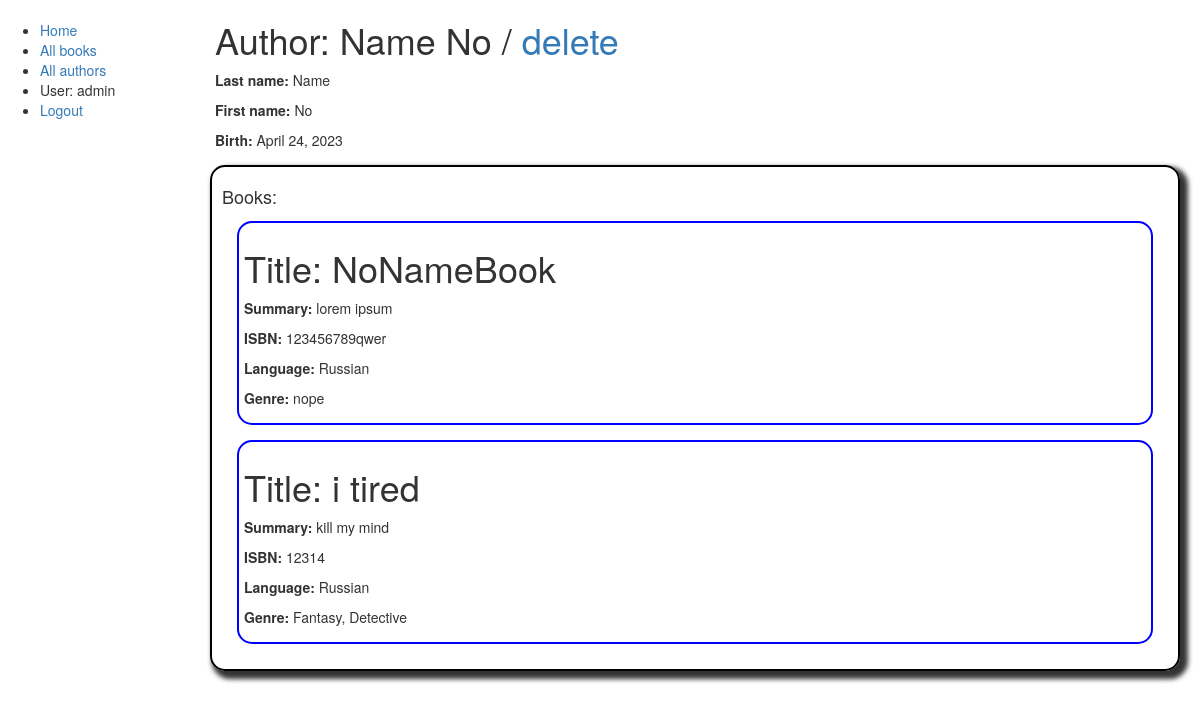
Before: /catalog/author/1 (signed in) with the older database file.
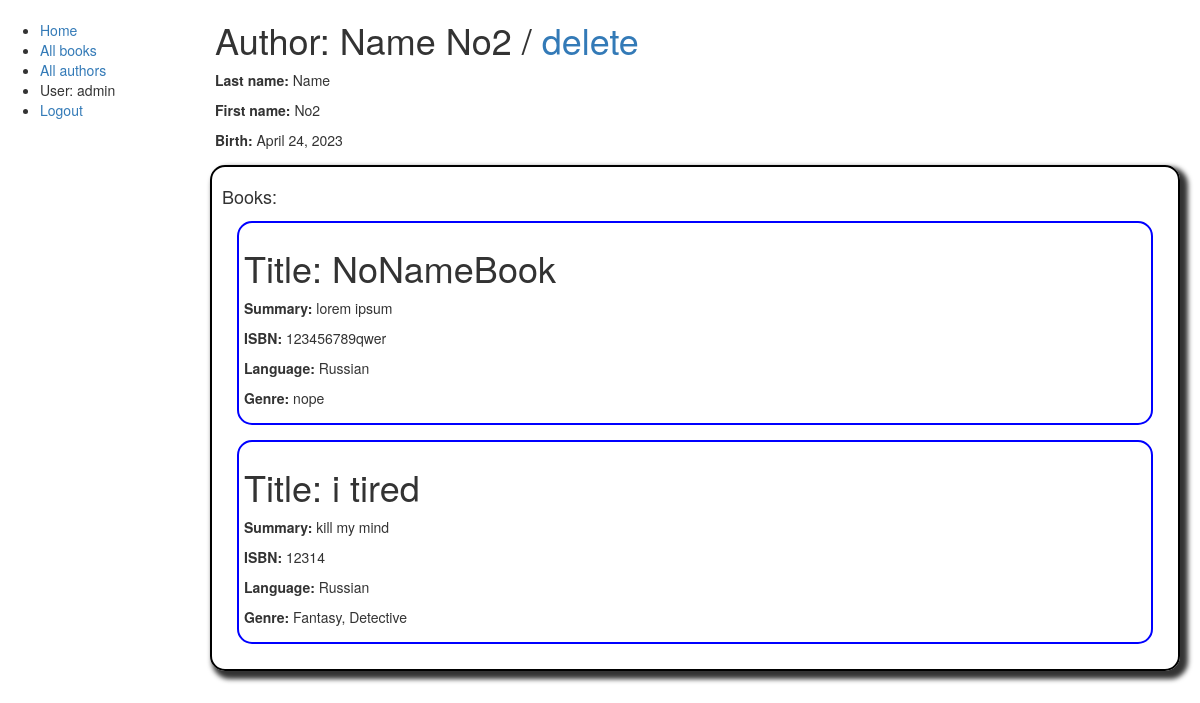
After: the same page with the newer database file.
### catalog/models.py (models this page shows, shortened)
class Author(models.Model):
	first_name = models.CharField(max_length=100)
	last_name = models.CharField(max_length=100)
	date_of_birth = models.DateField(null=True, blank=True)
	date_of_death = models.DateField('Died', null=True, blank=True)
	def get_books(self):
		return Book.objects.filter(author_id=self.pk)
	def __str__(self):
		return f'{self.last_name} {self.first_name}'

### catalog/views.py (the view)
# urls.py: re_path(r'^author/(?P<pk>\d+)$',views.AuthorDetailView.as_view(), name='author-detail'),
class AuthorDetailView(LoginRequiredMixin, generic.DetailView):
	model = Author
	template_name = 'authors/author_detail_template.html'
	login_url = '/accounts/login/'
	redirect_field_name = 'redirect_to'

### catalog/models.py (called while the page is built)
	def __str__(self):
		return self.name

### catalog/templates/authors/author_detail_template.html (shortened to what this page needs)
{% extends "../base.html" %}
{% block content %}
	<h1>Author: {{ author }} / <a href="{% url 'author-delete' author.id %}">delete</a></h1>
	<p><strong>Last name:</strong> {{ author.last_name }}</p>
	<p><strong>First name:</strong> {{ author.first_name }}</p>
	<p><strong>Birth:</strong> {{ author.date_of_birth }} </p>
	<div class="copies">
		<h4>Books:</h4>
			{% for book in author.get_books %}
				<div class="copy">
					<h1>Title: {{ book.title }}</h1>
					<p><strong>Summary:</strong> {{ book.summary }}</p>
					<p><strong>ISBN:</strong> {{ book.isbn }} </p>
					<p><strong>Language:</strong> {{ book.get_lang_display }} </p>
					<p><strong>Genre:</strong> {% for genre in book.genre.all %}{{genre}}{% if not forloop.last %}, {% endif %}{% endfor %}</p>
				</div>
			{% endfor %}
	</div>
{% endblock content %}

Changed rows visible on the page:
changed Author "Name": last_name+first_name "Name No" → "Name No2"; first_name "No" → "No2"
